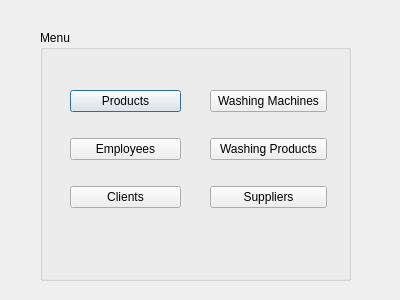
<?xml version="1.0" encoding="UTF-8"?>
<ui version="4.0">
 <class>Menu</class>
 <widget class="QDialog" name="Menu">
  <property name="geometry">
   <rect>
    <x>0</x>
    <y>0</y>
    <width>400</width>
    <height>300</height>
   </rect>
  </property>
  <property name="windowTitle">
   <string>Menu</string>
  </property>
  <widget class="QGroupBox" name="groupBox_Menu">
   <property name="geometry">
    <rect>
     <x>40</x>
     <y>30</y>
     <width>311</width>
     <height>251</height>
    </rect>
   </property>
   <property name="title">
    <string>Menu</string>
   </property>
   <widget class="QWidget" name="">
    <property name="geometry">
     <rect>
      <x>30</x>
      <y>40</y>
      <width>111</width>
      <height>161</height>
     </rect>
    </property>
    <layout class="QVBoxLayout" name="verticalLayout">
     <item>
      <widget class="QPushButton" name="pushButton_Products">
       <property name="text">
        <string>Products</string>
       </property>
      </widget>
     </item>
     <item>
      <widget class="QPushButton" name="pushButton_Employees">
       <property name="text">
        <string>Employees</string>
       </property>
      </widget>
     </item>
     <item>
      <widget class="QPushButton" name="pushButton_Clients">
       <property name="text">
        <string>Clients</string>
       </property>
      </widget>
     </item>
    </layout>
   </widget>
   <widget class="QWidget" name="">
    <property name="geometry">
     <rect>
      <x>170</x>
      <y>40</y>
      <width>117</width>
      <height>161</height>
     </rect>
    </property>
    <layout class="QVBoxLayout" name="verticalLayout_2">
     <item>
      <widget class="QPushButton" name="pushButton_WashingMachines">
       <property name="text">
        <string>Washing Machines</string>
       </property>
      </widget>
     </item>
     <item>
      <widget class="QPushButton" name="pushButton_WashingProducts">
       <property name="text">
        <string>Washing Products</string>
       </property>
      </widget>
     </item>
     <item>
      <widget class="QPushButton" name="pushButton_Suppliers">
       <property name="text">
        <string>Suppliers</string>
       </property>
      </widget>
     </item>
    </layout>
   </widget>
  </widget>
 </widget>
 <resources/>
 <connections/>
</ui>
